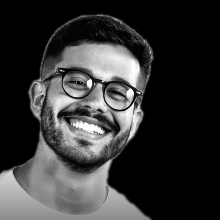
#> input picture data/portrait-prepped.png, 220 x 220 px
$ python -i prep_photo.py   (imports and definitions only)
#> lines starting #> are read from the running program, lines starting #| are printed output that depends on the picture; after the words box and inside, x2 and y2 are one past the last pixel; in counts of white or black regions, pixels touching at a corner belong together
"""Recorta o fundo da foto (GrabCut) e realça contraste (CLAHE).

Uso: python scripts/prep_photo.py foto.png
Saída: data/portrait-prepped.png — tons de cinza, fundo preto (0).
Roda só local; o CI não precisa disso.
"""
import sys
from pathlib import Path

import cv2
import numpy as np

RAIZ = Path(__file__).resolve().parent.parent
SAIDA = RAIZ / "data" / "portrait-prepped.png"


def remover_fundo(imagem: np.ndarray) -> np.ndarray:
    altura, largura = imagem.shape[:2]
    mascara = np.zeros((altura, largura), np.uint8)
    margem = int(largura * 0.02)
    retangulo = (margem, margem, largura - 2 * margem, altura - margem)
    fundo_modelo = np.zeros((1, 65), np.float64)
    frente_modelo = np.zeros((1, 65), np.float64)
    cv2.grabCut(imagem, mascara, retangulo, fundo_modelo, frente_modelo, 8, cv2.GC_INIT_WITH_RECT)
    frente = np.where((mascara == cv2.GC_FGD) | (mascara == cv2.GC_PR_FGD), 255, 0).astype(np.uint8)

    # mantém só o maior componente conectado (a pessoa) e fecha buracos
    quantidade, rotulos, stats, _ = cv2.connectedComponentsWithStats(frente)
    if quantidade > 1:
        maior = 1 + int(np.argmax(stats[1:, cv2.CC_STAT_AREA]))
        frente = np.where(rotulos == maior, 255, 0).astype(np.uint8)
    nucleo = cv2.getStructuringElement(cv2.MORPH_ELLIPSE, (9, 9))
    frente = cv2.morphologyEx(frente, cv2.MORPH_CLOSE, nucleo)
    return cv2.GaussianBlur(frente, (5, 5), 0)


def enquadrar_busto(imagem: np.ndarray, mascara: np.ndarray, lado_rel: float = 0.48) -> tuple[np.ndarray, np.ndarray]:
    """Recorta um quadrado de cabeça + ombros a partir do topo da silhueta."""
    linhas_pessoa = np.where(mascara.max(axis=1) > 128)[0]
    if len(linhas_pessoa) == 0:
        return imagem, mascara
    topo_cabeca = int(linhas_pessoa[0])
    altura_total, largura_total = mascara.shape
    lado = int(min(altura_total, largura_total) * lado_rel)
    faixa_cabeca = mascara[topo_cabeca : topo_cabeca + lado // 4]
    centro_x = int(np.mean(np.where(faixa_cabeca > 128)[1]))
    topo = max(0, topo_cabeca - lado // 14)
    esquerda = max(0, min(centro_x - int(lado * 0.44), largura_total - lado))
    corte = (slice(topo, topo + lado), slice(esquerda, esquerda + lado))
    return imagem[corte], mascara[corte]


def preparar(caminho: str) -> None:
#> called with caminho = '../data/portrait-prepped.png'
    imagem = cv2.imread(caminho, cv2.IMREAD_COLOR)
#> imagem is the input picture: shape (220, 220, 3); min 0, max 255, mean 52.9
    if imagem is None:
        raise SystemExit(f"Não consegui abrir {caminho}")
    if imagem.dtype != np.uint8:
        imagem = (imagem / 257).astype(np.uint8)

    mascara = remover_fundo(imagem)
#> in remover_fundo, `quantidade, rotulos, stats, _ = cv2.connectedComponentsWithStats(frente)`:
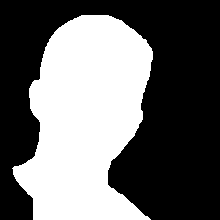
#> frente: shape (220, 220); 41.3% white; 1 white region, box (x1, y1, x2, y2) and area: (12, 15, 153, 220) 20012
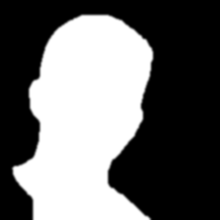
#> mascara: shape (220, 220); min 0, max 255, mean 105.5
    imagem, mascara = enquadrar_busto(imagem, mascara)
#> in enquadrar_busto, `linhas_pessoa = np.where(mascara.max(axis=1) > 128)[0]`: linhas_pessoa = 205 values from 15 to 219
#> in enquadrar_busto, `topo_cabeca = int(linhas_pessoa[0])`: topo_cabeca = 15
#> in enquadrar_busto, `faixa_cabeca = mascara[topo_cabeca : topo_cabeca + lado // 4]`:
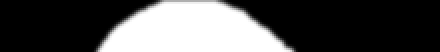
#> faixa_cabeca: shape (26, 220) (shown 2 times larger); min 0, max 255, mean 79.8
#> in enquadrar_busto, `centro_x = int(np.mean(np.where(faixa_cabeca > 128)[1]))`: centro_x = 95
#> in enquadrar_busto, `topo = max(0, topo_cabeca - lado // 14)`: topo = 8
#> in enquadrar_busto, `esquerda = max(0, min(centro_x - int(lado * 0.44), largura_total - lad..`: esquerda = 49
#> imagem: shape (105, 105, 3)
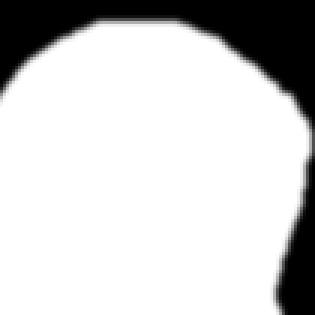
#> mascara: shape (105, 105) (shown 3 times larger); min 0, max 255, mean 205.8
    cinza = cv2.cvtColor(imagem, cv2.COLOR_BGR2GRAY)

    # estica o histograma usando só a metade de cima (rosto), não a camiseta
    metade = cinza.shape[0] // 2
#> metade = 52
    pessoa = cinza[:metade][mascara[:metade] > 128]
#> pessoa = 3744 values, max 240 at index 3596, min 2 at index 2196, mean 65.35
    baixo, alto = np.percentile(pessoa, (2, 99))
#> baixo = 3; alto = 231
    esticada = np.clip((cinza.astype(np.float32) - baixo) / max(alto - baixo, 1) * 255, 0, 255).astype(np.uint8)
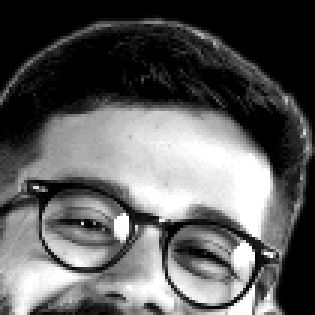
#> esticada: shape (105, 105) (shown 3 times larger); min 0, max 255, mean 93.4
    clahe = cv2.createCLAHE(clipLimit=3.0, tileGridSize=(6, 6))
    realcada = clahe.apply(esticada)
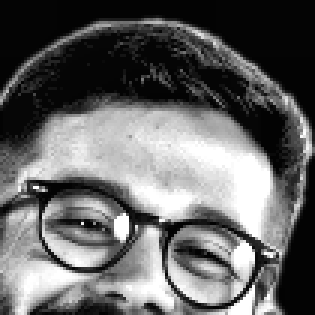
#> realcada: shape (105, 105) (shown 3 times larger); min 2, max 255, mean 101.7
    # atenua o terço de baixo pra camiseta branca não roubar o foco do rosto
    altura = realcada.shape[0]
#> altura = 105
    atenuacao = np.ones(altura, np.float32)
#> atenuacao = 105 values from 1 to 1
    inicio = int(altura * 0.66)
#> inicio = 69
    atenuacao[inicio:] = np.linspace(1.0, 0.55, altura - inicio)
    composta = realcada.astype(np.float32) * (mascara.astype(np.float32) / 255) * atenuacao[:, None]
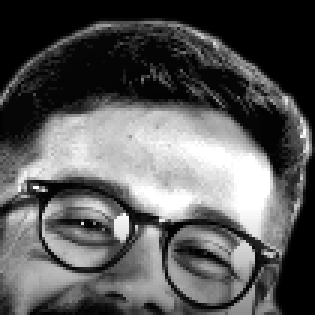
#> composta: shape (105, 105) float32 (shown 3 times larger); min 0, max 255, mean 89.6
    composta = np.clip(composta, 0, 255).astype(np.uint8)

    SAIDA.parent.mkdir(parents=True, exist_ok=True)
    cv2.imwrite(str(SAIDA), composta)
    print(f"foto preparada → {SAIDA}")


# [4 lines not run here, left out]

>>> result = preparar('../data/portrait-prepped.png')
